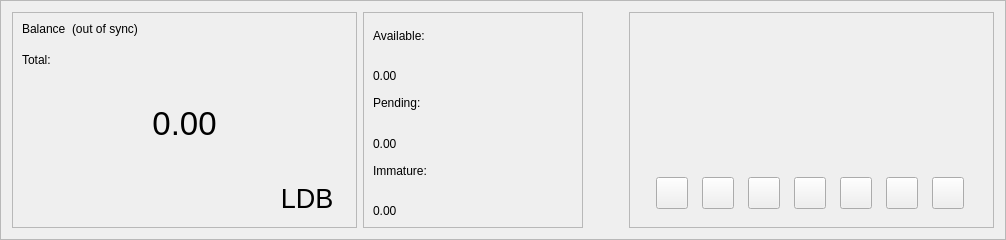
      <widget class="QFrame" name="frame_blue">
       <property name="enabled">
        <bool>true</bool>
       </property>
       <property name="sizePolicy">
        <sizepolicy hsizetype="Preferred" vsizetype="Preferred">
         <horstretch>0</horstretch>
         <verstretch>0</verstretch>
        </sizepolicy>
       </property>
       <property name="minimumSize">
        <size>
         <width>960</width>
         <height>220</height>
        </size>
       </property>
       <property name="maximumSize">
        <size>
         <width>16777215</width>
         <height>16777215</height>
        </size>
       </property>
       <property name="sizeIncrement">
        <size>
         <width>0</width>
         <height>0</height>
        </size>
       </property>
       <property name="baseSize">
        <size>
         <width>0</width>
         <height>500</height>
        </size>
       </property>
       <property name="frameShape">
        <enum>QFrame::StyledPanel</enum>
       </property>
       <property name="frameShadow">
        <enum>QFrame::Raised</enum>
       </property>
       <layout class="QHBoxLayout" name="horizontalLayout">
        <item>
         <widget class="QFrame" name="frame_blue_1">
          <property name="minimumSize">
           <size>
            <width>345</width>
            <height>200</height>
           </size>
          </property>
          <property name="maximumSize">
           <size>
            <width>16777215</width>
            <height>16777215</height>
           </size>
          </property>
          <property name="frameShape">
           <enum>QFrame::StyledPanel</enum>
          </property>
          <property name="frameShadow">
           <enum>QFrame::Raised</enum>
          </property>
          <layout class="QHBoxLayout" name="horizontalLayout_2">
           <item>
            <layout class="QVBoxLayout" name="verticalLayout">
             <item>
              <layout class="QHBoxLayout" name="horizontalLayout_3">
               <property name="spacing">
                <number>6</number>
               </property>
               <property name="sizeConstraint">
                <enum>QLayout::SetFixedSize</enum>
               </property>
               <item>
                <widget class="QLabel" name="label_5">
                 <property name="minimumSize">
                  <size>
                   <width>0</width>
                   <height>24</height>
                  </size>
                 </property>
                 <property name="maximumSize">
                  <size>
                   <width>16777215</width>
                   <height>24</height>
                  </size>
                 </property>
                 <property name="text">
                  <string>Balance</string>
                 </property>
                 <property name="alignment">
                  <set>Qt::AlignLeading|Qt::AlignLeft|Qt::AlignTop</set>
                 </property>
                </widget>
               </item>
               <item>
                <widget class="QLabel" name="labelWalletStatus">
                 <property name="minimumSize">
                  <size>
                   <width>0</width>
                   <height>24</height>
                  </size>
                 </property>
                 <property name="maximumSize">
                  <size>
                   <width>16777215</width>
                   <height>24</height>
                  </size>
                 </property>
                 <property name="text">
                  <string>(out of sync)</string>
                 </property>
                 <property name="alignment">
                  <set>Qt::AlignLeading|Qt::AlignLeft|Qt::AlignTop</set>
                 </property>
                </widget>
               </item>
               <item>
                <spacer name="horizontalSpacer">
                 <property name="orientation">
                  <enum>Qt::Horizontal</enum>
                 </property>
                 <property name="sizeHint" stdset="0">
                  <size>
                   <width>40</width>
                   <height>20</height>
                  </size>
                 </property>
                </spacer>
               </item>
              </layout>
             </item>
             <item>
              <widget class="QLabel" name="labelTotalText">
               <property name="maximumSize">
                <size>
                 <width>16777215</width>
                 <height>15</height>
                </size>
               </property>
               <property name="text">
                <string>Total:</string>
               </property>
              </widget>
             </item>
             <item>
              <widget class="QLabel" name="labelTotal">
               <property name="sizePolicy">
                <sizepolicy hsizetype="Preferred" vsizetype="Preferred">
                 <horstretch>0</horstretch>
                 <verstretch>0</verstretch>
                </sizepolicy>
               </property>
               <property name="minimumSize">
                <size>
                 <width>0</width>
                 <height>100</height>
                </size>
               </property>
               <property name="maximumSize">
                <size>
                 <width>16777215</width>
                 <height>100</height>
                </size>
               </property>
               <property name="font">
                <font>
                 <pointsize>25</pointsize>
                 <weight>50</weight>
                 <bold>false</bold>
                </font>
               </property>
               <property name="mouseTracking">
                <bool>false</bool>
               </property>
               <property name="text">
                <string>0.00</string>
               </property>
               <property name="alignment">
                <set>Qt::AlignCenter</set>
               </property>
              </widget>
             </item>
             <item>
              <layout class="QHBoxLayout" name="horizontalLayout_11">
               <item>
                <spacer name="horizontalSpacer_8">
                 <property name="orientation">
                  <enum>Qt::Horizontal</enum>
                 </property>
                 <property name="sizeHint" stdset="0">
                  <size>
                   <width>40</width>
                   <height>20</height>
                  </size>
                 </property>
                </spacer>
               </item>
               <item>
                <widget class="QPushButton" name="blabel_ldbcoin">
                 <property name="font">
                  <font>
                   <pointsize>20</pointsize>
                   <italic>false</italic>
                   <kerning>true</kerning>
                  </font>
                 </property>
                 <property name="cursor">
                  <cursorShape>PointingHandCursor</cursorShape>
                 </property>
                 <property name="text">
                  <string>LDB</string>
                 </property>
                 <property name="flat">
                  <bool>true</bool>
                 </property>
                </widget>
               </item>
              </layout>
             </item>
            </layout>
           </item>
          </layout>
         </widget>
        </item>
        <item>
         <widget class="QFrame" name="frame_blue_2">
          <property name="minimumSize">
           <size>
            <width>220</width>
            <height>200</height>
           </size>
          </property>
          <property name="maximumSize">
           <size>
            <width>16777215</width>
            <height>16777215</height>
           </size>
          </property>
          <property name="frameShape">
           <enum>QFrame::StyledPanel</enum>
          </property>
          <property name="frameShadow">
           <enum>QFrame::Raised</enum>
          </property>
          <layout class="QVBoxLayout" name="verticalLayout_3">
           <item>
            <layout class="QVBoxLayout" name="verticalLayout_2">
             <item>
              <widget class="QLabel" name="labelBalanceText">
               <property name="text">
                <string>Available:</string>
               </property>
              </widget>
             </item>
             <item>
              <layout class="QHBoxLayout" name="horizontalLayout_4">
               <item>
                <widget class="QLabel" name="labelBalance">
                 <property name="text">
                  <string>0.00</string>
                 </property>
                 <property name="alignment">
                  <set>Qt::AlignBottom|Qt::AlignLeading|Qt::AlignLeft</set>
                 </property>
                </widget>
               </item>
               <item>
                <spacer name="horizontalSpacer_3">
                 <property name="orientation">
                  <enum>Qt::Horizontal</enum>
                 </property>
                 <property name="sizeHint" stdset="0">
                  <size>
                   <width>40</width>
                   <height>20</height>
                  </size>
                 </property>
                </spacer>
               </item>
              </layout>
             </item>
             <item>
              <widget class="QLabel" name="labelPendingText">
               <property name="text">
                <string>Pending:</string>
               </property>
              </widget>
             </item>
             <item>
              <layout class="QHBoxLayout" name="horizontalLayout_5">
               <item>
                <widget class="QLabel" name="labelUnconfirmed">
                 <property name="text">
                  <string>0.00</string>
                 </property>
                 <property name="alignment">
                  <set>Qt::AlignBottom|Qt::AlignLeading|Qt::AlignLeft</set>
                 </property>
                </widget>
               </item>
               <item>
                <spacer name="horizontalSpacer_4">
                 <property name="orientation">
                  <enum>Qt::Horizontal</enum>
                 </property>
                 <property name="sizeHint" stdset="0">
                  <size>
                   <width>40</width>
                   <height>20</height>
                  </size>
                 </property>
                </spacer>
               </item>
              </layout>
             </item>
             <item>
              <widget class="QLabel" name="labelImmatureText">
               <property name="text">
                <string>Immature:</string>
               </property>
              </widget>
             </item>
             <item>
              <layout class="QHBoxLayout" name="horizontalLayout_6">
               <item>
                <widget class="QLabel" name="labelImmature">
                 <property name="text">
                  <string>0.00</string>
                 </property>
                 <property name="alignment">
                  <set>Qt::AlignBottom|Qt::AlignLeading|Qt::AlignLeft</set>
                 </property>
                </widget>
               </item>
               <item>
                <spacer name="horizontalSpacer_5">
                 <property name="orientation">
                  <enum>Qt::Horizontal</enum>
                 </property>
                 <property name="sizeHint" stdset="0">
                  <size>
                   <width>40</width>
                   <height>20</height>
                  </size>
                 </property>
                </spacer>
               </item>
              </layout>
             </item>
            </layout>
           </item>
          </layout>
         </widget>
        </item>
        <item>
         <spacer name="horizontalSpacer_9">
          <property name="orientation">
           <enum>Qt::Horizontal</enum>
          </property>
          <property name="sizeHint" stdset="0">
           <size>
            <width>40</width>
            <height>20</height>
           </size>
          </property>
         </spacer>
        </item>
        <item>
         <widget class="QFrame" name="frame_blue_3">
          <property name="minimumSize">
           <size>
            <width>345</width>
            <height>200</height>
           </size>
          </property>
          <property name="maximumSize">
           <size>
            <width>16777215</width>
            <height>16777215</height>
           </size>
          </property>
          <property name="frameShape">
           <enum>QFrame::StyledPanel</enum>
          </property>
          <property name="frameShadow">
           <enum>QFrame::Raised</enum>
          </property>
          <layout class="QVBoxLayout" name="verticalLayout_5">
           <item>
            <widget class="QFrame" name="frame_logo_horizontal">
             <property name="minimumSize">
              <size>
               <width>345</width>
               <height>140</height>
              </size>
             </property>
            </widget>
           </item>
           <item>
            <widget class="QFrame" name="button_logo_horizontal">
             <property name="minimumSize">
              <size>
               <width>345</width>
               <height>50</height>
              </size>
             </property>
             <layout class="QHBoxLayout" name="horizontalLayout_10">
              <item>
               <widget class="QPushButton" name="pushButton_Website">
                <property name="minimumSize">
                 <size>
                  <width>32</width>
                  <height>32</height>
                 </size>
                </property>
                <property name="maximumSize">
                 <size>
                  <width>32</width>
                  <height>32</height>
                 </size>
                </property>
                <property name="icon">
                 <iconset>
                  <normaloff>:/icons/website</normaloff>:/icons/website</iconset>
                </property>
                <property name="iconSize">
                 <size>
                  <width>32</width>
                  <height>32</height>
                 </size>
                </property>
               </widget>
              </item>
              <item>
               <widget class="QPushButton" name="pushButton_Discord">
                <property name="minimumSize">
                 <size>
                  <width>32</width>
                  <height>32</height>
                 </size>
                </property>
                <property name="maximumSize">
                 <size>
                  <width>32</width>
                  <height>32</height>
                 </size>
                </property>
                <property name="icon">
                 <iconset>
                  <normaloff>:/icons/discord</normaloff>:/icons/discord</iconset>
                </property>
                <property name="iconSize">
                 <size>
                  <width>32</width>
                  <height>32</height>
                 </size>
                </property>
               </widget>
              </item>
              <item>
               <widget class="QPushButton" name="pushButton_Telegram">
                <property name="minimumSize">
                 <size>
                  <width>32</width>
                  <height>32</height>
                 </size>
                </property>
                <property name="maximumSize">
                 <size>
                  <width>32</width>
                  <height>32</height>
                 </size>
                </property>
                <property name="icon">
                 <iconset>
                  <normaloff>:/icons/telegram</normaloff>:/icons/telegram</iconset>
                </property>
                <property name="iconSize">
                 <size>
                  <width>32</width>
                  <height>32</height>
                 </size>
                </property>
               </widget>
              </item>
              <item>
               <widget class="QPushButton" name="pushButton_Twitter">
                <property name="minimumSize">
                 <size>
                  <width>32</width>
                  <height>32</height>
                 </size>
                </property>
                <property name="maximumSize">
                 <size>
                  <width>32</width>
                  <height>32</height>
                 </size>
                </property>
                <property name="icon">
                 <iconset>
                  <normaloff>:/icons/twitter</normaloff>:/icons/twitter</iconset>
                </property>
                <property name="iconSize">
                 <size>
                  <width>32</width>
                  <height>32</height>
                 </size>
                </property>
               </widget>
              </item>
              <item>
               <widget class="QPushButton" name="pushButton_Reddit">
                <property name="minimumSize">
                 <size>
                  <width>32</width>
                  <height>32</height>
                 </size>
                </property>
                <property name="maximumSize">
                 <size>
                  <width>32</width>
                  <height>32</height>
                 </size>
                </property>
                <property name="icon">
                 <iconset>
                  <normaloff>:/icons/reddit</normaloff>:/icons/reddit</iconset>
                </property>
                <property name="iconSize">
                 <size>
                  <width>32</width>
                  <height>32</height>
                 </size>
                </property>
               </widget>
              </item>
              <item>
               <widget class="QPushButton" name="pushButton_Medium">
                <property name="minimumSize">
                 <size>
                  <width>32</width>
                  <height>32</height>
                 </size>
                </property>
                <property name="maximumSize">
                 <size>
                  <width>32</width>
                  <height>32</height>
                 </size>
                </property>
                <property name="icon">
                 <iconset>
                  <normaloff>:/icons/medium</normaloff>:/icons/medium</iconset>
                </property>
                <property name="iconSize">
                 <size>
                  <width>32</width>
                  <height>32</height>
                 </size>
                </property>
               </widget>
              </item>
              <item>
               <widget class="QPushButton" name="pushButton_Explorer">
                <property name="minimumSize">
                 <size>
                  <width>32</width>
                  <height>32</height>
                 </size>
                </property>
                <property name="maximumSize">
                 <size>
                  <width>32</width>
                  <height>32</height>
                 </size>
                </property>
                <property name="icon">
                 <iconset>
                  <normaloff>:/icons/explorer</normaloff>:/icons/explorer</iconset>
                </property>
                <property name="iconSize">
                 <size>
                  <width>32</width>
                  <height>32</height>
                 </size>
                </property>
               </widget>
              </item>
             </layout>
            </widget>
           </item>
          </layout>
         </widget>
        </item>
       </layout>
      </widget>
